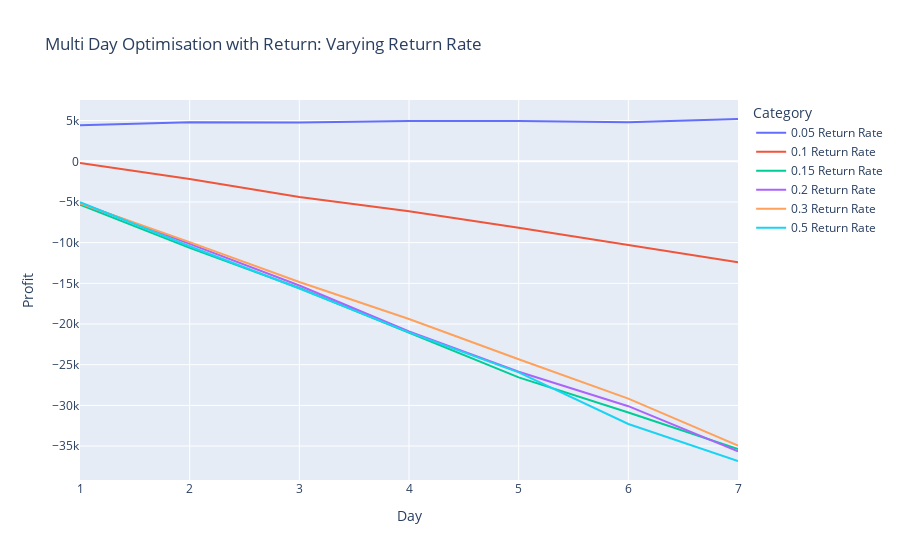

The code cell stored with this chart in its notebook:
### Code cell
# Now, we perform some analysis using our multi day with return chance model.
# Some data as a reference point:
# Ninjavan has an approximate return rate of 24% in SG.
# Ref: https://media.ninjavan.co/sg/wp-content/uploads/sites/9/2022/04/REPORT-Ninja-Van-Group-x-DPDGroup_-E-commerce-Barometer-Report-1.pdf
# (Some of the models may need to be ran multiple times as they may not be able to find an optimal solution every time.)

# Varying the return rate.
vars = [0.05, 0.1, 0.15, 0.2, 0.3, 0.5]
profitsUncertaintyVaryReturnRate = {
    'name' : [],
    'day' : [],
    'profit' : []
}

for var in vars:
    res, resProfits = optimizeOverPeriodWithReturn(
        returnRate=var,
        nDays=7,
        nDistricts=5, 
        nDrivers=20, 
        totalParcelsAvg=650,
        totalParcelsSD=65, 
        costDelivered=10, 
        costUndelivered=8, 
        costDriver=20, 
        maxHours=8, 
        minDriverEfficiency=3, 
        maxDriverEfficiency=10
        )
    for i in range(len(resProfits)):        
        profitsUncertaintyVaryReturnRate['name'].append(str(var) + ' Return Rate')
        profitsUncertaintyVaryReturnRate['day'].append(i+1)
        profitsUncertaintyVaryReturnRate['profit'].append(resProfits[i])
        
df = pd.DataFrame(profitsUncertaintyVaryReturnRate)
fig = px.line(df, x='day', y='profit', color='name', labels={'day': "Day", 'profit': "Profit", 'name': "Category"}, title='Multi Day Optimisation with Return: Varying Return Rate')
fig.show()

# As expected, a drop in delivery success rate directly translates to a drop in profit.
# However, we can see that depending on the number of available drivers, we can prepare for and withstand a given level of uncertainty.
# We also note that uncertainty rate does not affect variance.

### Figure 1 — Plotly figure (JSON) as saved in the notebook; plotly's stock layout.template omitted (floating-point values rounded to 4 significant figures)
{"data": [{"hovertemplate": "Category=0.05 Return Rate<br>Day=%{x}<br>Profit=%{y}<extra></extra>", "legendgroup": "0.05 Return Rate", "line": {"color": "#636efa", "dash": "solid"}, "marker": {"symbol": "circle"}, "mode": "lines", "name": "0.05 Return Rate", "orientation": "v", "showlegend": true, "type": "scatter", "x": [1, 2, 3, 4, 5, 6, 7], "xaxis": "x", "y": [4433.0, 4793.0, 4774.0, 4961.0, 4961.0, 4785.0, 5200.0], "yaxis": "y"}, {"hovertemplate": "Category=0.1 Return Rate<br>Day=%{x}<br>Profit=%{y}<extra></extra>", "legendgroup": "0.1 Return Rate", "line": {"color": "#EF553B", "dash": "solid"}, "marker": {"symbol": "circle"}, "mode": "lines", "name": "0.1 Return Rate", "orientation": "v", "showlegend": true, "type": "scatter", "x": [1, 2, 3, 4, 5, 6, 7], "xaxis": "x", "y": [-200.9, -2183.0, -4399.0, -6152.0, -8160.0, -10290.0, -12420.0], "yaxis": "y"}, {"hovertemplate": "Category=0.15 Return Rate<br>Day=%{x}<br>Profit=%{y}<extra></extra>", "legendgroup": "0.15 Return Rate", "line": {"color": "#00cc96", "dash": "solid"}, "marker": {"symbol": "circle"}, "mode": "lines", "name": "0.15 Return Rate", "orientation": "v", "showlegend": true, "type": "scatter", "x": [1, 2, 3, 4, 5, 6, 7], "xaxis": "x", "y": [-5320, -10648, -15568, -21048, -26560, -30880, -35384], "yaxis": "y"}, {"hovertemplate": "Category=0.2 Return Rate<br>Day=%{x}<br>Profit=%{y}<extra></extra>", "legendgroup": "0.2 Return Rate", "line": {"color": "#ab63fa", "dash": "solid"}, "marker": {"symbol": "circle"}, "mode": "lines", "name": "0.2 Return Rate", "orientation": "v", "showlegend": true, "type": "scatter", "x": [1, 2, 3, 4, 5, 6, 7], "xaxis": "x", "y": [-5120, -10144, -15272, -20920, -25864, -30104, -35664], "yaxis": "y"}, {"hovertemplate": "Category=0.3 Return Rate<br>Day=%{x}<br>Profit=%{y}<extra></extra>", "legendgroup": "0.3 Return Rate", "line": {"color": "#FFA15A", "dash": "solid"}, "marker": {"symbol": "circle"}, "mode": "lines", "name": "0.3 Return Rate", "orientation": "v", "showlegend": true, "type": "scatter", "x": [1, 2, 3, 4, 5, 6, 7], "xaxis": "x", "y": [-5192, -9936, -14832, -19384, -24336, -29176, -34952], "yaxis": "y"}, {"hovertemplate": "Category=0.5 Return Rate<br>Day=%{x}<br>Profit=%{y}<extra></extra>", "legendgroup": "0.5 Return Rate", "line": {"color": "#19d3f3", "dash": "solid"}, "marker": {"symbol": "circle"}, "mode": "lines", "name": "0.5 Return Rate", "orientation": "v", "showlegend": true, "type": "scatter", "x": [1, 2, 3, 4, 5, 6, 7], "xaxis": "x", "y": [-5016, -10448, -15640, -21032, -25952, -32288, -36840], "yaxis": "y"}], "layout": {"legend": {"title": {"text": "Category"}, "tracegroupgap": 0}, "title": {"text": "Multi Day Optimisation with Return: Varying Return Rate"}, "xaxis": {"anchor": "y", "domain": [0, 1], "title": {"text": "Day"}}, "yaxis": {"anchor": "x", "domain": [0, 1], "title": {"text": "Profit"}}}}
